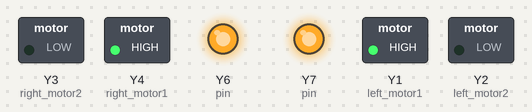
A program run on a simulated pyboard running MicroPython. Parts: switched loads named in the program (green lamp = pin HIGH), output pins drawn as LEDs (lit = HIGH). At 0.0 s the program stops and its outputs stay as they are.

Above: at 0.1 s.
Timing chart, 0 to 1.5 s (numbered marks = the images above):
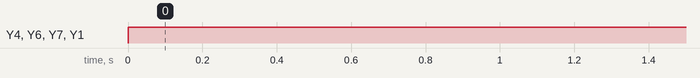

Measured:
- by itself, Y4 (right_motor1), Y6 (pin), Y7 (pin), Y1 (left_motor1): LOW → HIGH at 0.00 s

The program:

main.py
```python
import pyb
from pyb import UART
from pyb import Pin
from pyb import Timer

#管脚定义

left_motor1 = Pin('Y1', Pin.OUT_PP)#L298N,IN1
left_motor2 = Pin('Y2', Pin.OUT_PP)#L298N,IN2
right_motor1 = Pin('Y4', Pin.OUT_PP)#L298N,IN3,右侧前后反向，所以交换Y4,Y3定义
right_motor2 = Pin('Y3', Pin.OUT_PP)#L298N,IN4


#需要使用定时器来开启PWM，定时器有1-14，相应管脚与定时器的对应可以参考pyborad管脚图
#其中定时器2、3、5、6已被系统使用，一般不建议再使用。
#我们选择定时器1下面的Y6,Y7脚，分别是通道1，通道2
#相同定时器下的PWM频率都是相同的，但可以分别设置不同占空比
#PWM控制频率与具体的电机特性有关，不是越高越好，也不是越低越好
#这里设置为125，后续可做实验寻找最优频率
#Y6接到L298N上的ENA，左侧电机使能脚
#Y7接到L298N上的ENB，右侧电机使能脚

tim1 = Timer(1 , freq=125)
left_pwm = 0
right_pwm = 0
#设置左电机PWM通道，PWM_INVERTED时候占空比0-100为高电平比例
left_channel = tim1.channel(1, Timer.PWM_INVERTED, pin = Pin('Y6'))
#设置右电机PWM通道
right_channel = tim1.channel(2, Timer.PWM_INVERTED, pin = Pin('Y7'))

#开启左侧电机：
left_motor1.high()
left_motor2.low()

#开启右侧电机：
right_motor1.high()
right_motor2.low()

'''
连接电脑终端，开启左右电机，并调节占空比，观察电机转速
测试占空比有效范围
左侧电机：
left_channel.pulse_width_percent(50)
右侧电机：
right_channel.pulse_width_percent(50)

测出左侧电机45启动
右侧电机50启动

'''
```
